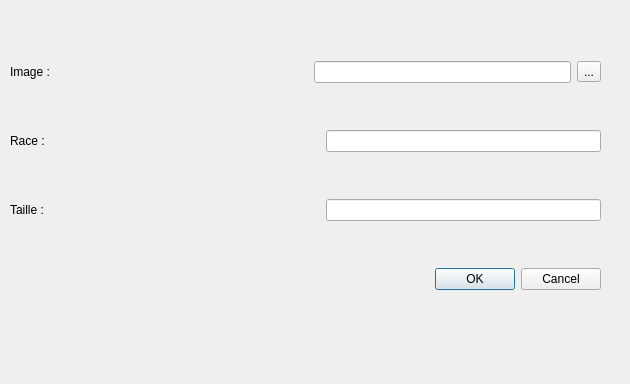
<?xml version="1.0" encoding="UTF-8"?>
<ui version="4.0">
 <class>Dialog</class>
 <widget class="QDialog" name="Dialog">
  <property name="geometry">
   <rect>
    <x>0</x>
    <y>0</y>
    <width>630</width>
    <height>384</height>
   </rect>
  </property>
  <property name="windowTitle">
   <string>Dialog</string>
  </property>
  <widget class="QWidget" name="verticalLayoutWidget">
   <property name="geometry">
    <rect>
     <x>10</x>
     <y>20</y>
     <width>591</width>
     <height>311</height>
    </rect>
   </property>
   <layout class="QVBoxLayout" name="verticalLayout">
    <item>
     <layout class="QHBoxLayout" name="horizontalLayout_3">
      <item>
       <widget class="QLabel" name="Image">
        <property name="text">
         <string>Image :</string>
        </property>
       </widget>
      </item>
      <item>
       <spacer name="horizontalSpacer">
        <property name="orientation">
         <enum>Qt::Horizontal</enum>
        </property>
        <property name="sizeHint" stdset="0">
         <size>
          <width>40</width>
          <height>20</height>
         </size>
        </property>
       </spacer>
      </item>
      <item>
       <widget class="QLineEdit" name="lineEdit"/>
      </item>
      <item>
       <widget class="QToolButton" name="toolButton">
        <property name="text">
         <string>...</string>
        </property>
       </widget>
      </item>
     </layout>
    </item>
    <item>
     <layout class="QHBoxLayout" name="horizontalLayout_2">
      <item>
       <widget class="QLabel" name="Race">
        <property name="text">
         <string>Race :</string>
        </property>
       </widget>
      </item>
      <item>
       <spacer name="horizontalSpacer_2">
        <property name="orientation">
         <enum>Qt::Horizontal</enum>
        </property>
        <property name="sizeHint" stdset="0">
         <size>
          <width>40</width>
          <height>20</height>
         </size>
        </property>
       </spacer>
      </item>
      <item>
       <widget class="QLineEdit" name="lineEdit_2"/>
      </item>
     </layout>
    </item>
    <item>
     <layout class="QHBoxLayout" name="horizontalLayout">
      <item>
       <widget class="QLabel" name="Taille">
        <property name="text">
         <string>Taille :</string>
        </property>
       </widget>
      </item>
      <item>
       <spacer name="horizontalSpacer_3">
        <property name="orientation">
         <enum>Qt::Horizontal</enum>
        </property>
        <property name="sizeHint" stdset="0">
         <size>
          <width>40</width>
          <height>20</height>
         </size>
        </property>
       </spacer>
      </item>
      <item>
       <widget class="QLineEdit" name="lineEdit_3"/>
      </item>
     </layout>
    </item>
    <item>
     <widget class="QDialogButtonBox" name="buttonBox">
      <property name="orientation">
       <enum>Qt::Horizontal</enum>
      </property>
      <property name="standardButtons">
       <set>QDialogButtonBox::Cancel|QDialogButtonBox::Ok</set>
      </property>
     </widget>
    </item>
   </layout>
  </widget>
 </widget>
 <resources/>
 <connections>
  <connection>
   <sender>buttonBox</sender>
   <signal>accepted()</signal>
   <receiver>Dialog</receiver>
   <slot>accept()</slot>
   <hints>
    <hint type="sourcelabel">
     <x>248</x>
     <y>254</y>
    </hint>
    <hint type="destinationlabel">
     <x>157</x>
     <y>274</y>
    </hint>
   </hints>
  </connection>
  <connection>
   <sender>buttonBox</sender>
   <signal>rejected()</signal>
   <receiver>Dialog</receiver>
   <slot>reject()</slot>
   <hints>
    <hint type="sourcelabel">
     <x>316</x>
     <y>260</y>
    </hint>
    <hint type="destinationlabel">
     <x>286</x>
     <y>274</y>
    </hint>
   </hints>
  </connection>
 </connections>
</ui>
